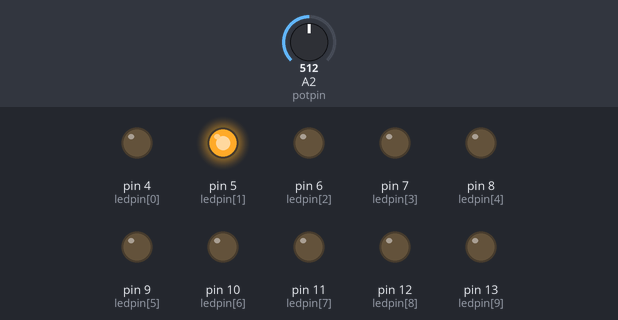
The sketch below on a simulated Arduino Uno, built with avr-gcc and run on an emulated ATmega328P. On the bench: output pins drawn as LEDs (lit = HIGH). Dashed ring = blinking. The inputs (shaded band) are chosen by the test bench; at power-on: A2 (potpin) = 512.

Above: at 1.2 s.
1.3 s: A2 (potpin) set to 122
At 1.36 s:
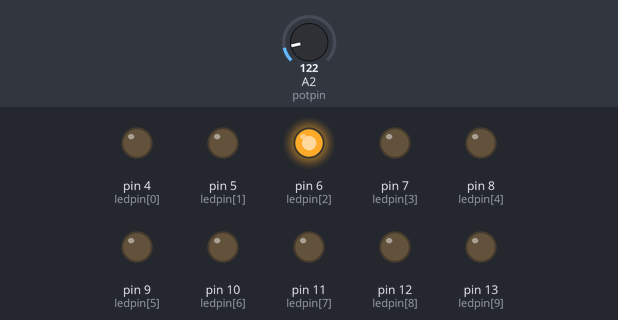
At 2.1 s:
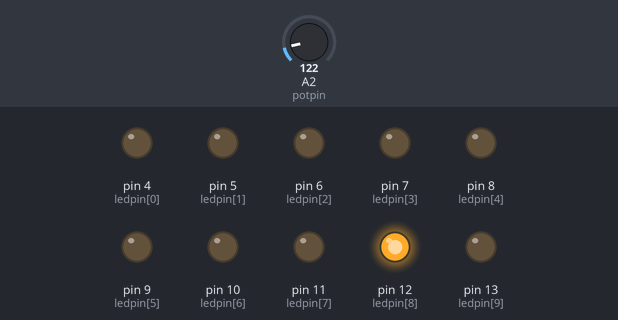
4.3 s: A2 (potpin) set to 0
7.3 s: A2 (potpin) set to 20
At 7.48 s:
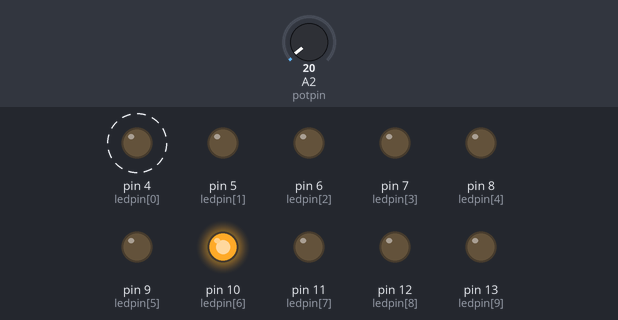
10.3 s: A2 (potpin) set to 716
At 10.3 s:
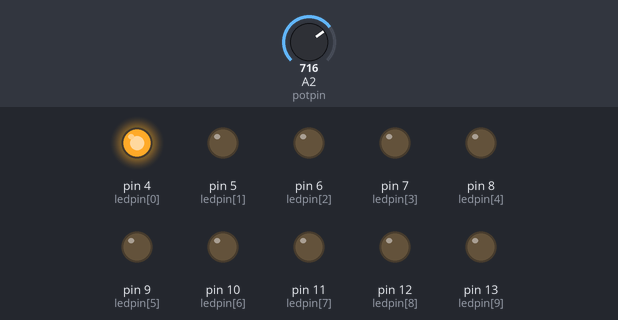
13.3 s: A2 (potpin) set to 776
16.3 s: A2 (potpin) set to 804
Timing chart, 0 to 19.5 s (numbered marks = the images above; inputs shaded):
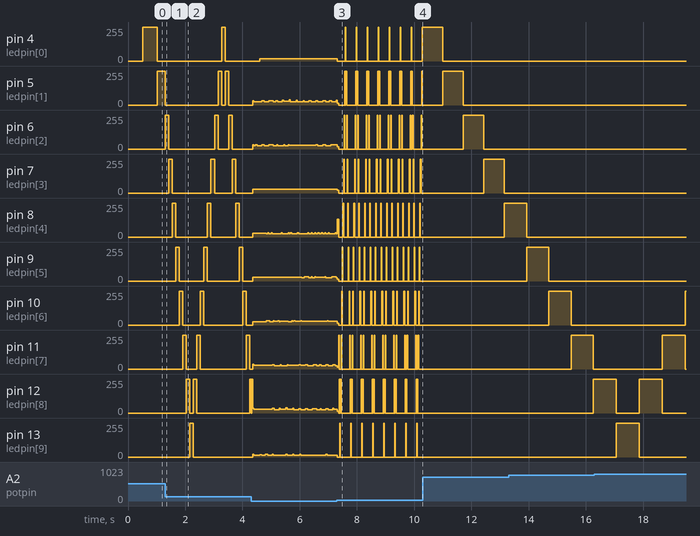

Measured:
- after the input at 1.3 s, pin 4 (ledpin[0]): 0/255 → 255/255 after 2.0 s, → 0/255 0.12 s later; pin 12 (ledpin[8]): goes 255/255 0.12 s, 0/255 0.12 s, 255/255 0.12 s, 0/255 1.8 s, then 255/255, starting after 0.74 s; pin 13 (ledpin[9]): 0/255 → 255/255 after 0.86 s, → 0/255 0.12 s later
- after the input at 7.3 s, pin 4 (ledpin[0]): alternates 255/255 for 0.02 s and 0/255 for 0.36 s, starting at once; pin 7 (ledpin[3]): 28/255 → 20/255 at once, then moves between 0/255 and 255/255, repeating every 0.77 s
- after the input at 10.3 s, pin 9 (ledpin[5]), pin 10 (ledpin[6]), pin 11 (ledpin[7]), pin 12 (ledpin[8]), pin 13 (ledpin[9]): stops changing and stays 0/255
- by itself, pin 9 (ledpin[5]): repeats every 0.36 s: 0/255 0.13 s, 255/255 0.02 s, 0/255 0.19 s, 255/255 0.02 s
- by itself, pin 10 (ledpin[6]): repeats every 0.38 s: 0/255 0.10 s, 255/255 0.02 s, 0/255 0.23 s, 255/255 0.02 s
- by itself, pin 11 (ledpin[7]): repeats every 0.38 s: 255/255 0.02 s, 0/255 0.06 s, 255/255 0.02 s, 0/255 0.28 s

The sketch:

LED_Chase_Effect_Pot.ino
```cpp
// Project 5 LED Chases Effect

byte ledpin[]={4,5,6,7,8,9,10,11,12,13}; //Create array for LED pins
int leddelay;
int direction=1; // Direction of LED's starting from the LEFT side
int currentled=0; // For LEFT half of LED's
unsigned long changetime;
int potpin=2;


void setup() {
  for (int x=0; x<10; x++){
    pinMode(ledpin[x],OUTPUT);
  }
  changetime=millis();
}

void loop() {
  leddelay=analogRead(potpin);
  if(millis()-changetime >leddelay){
    changeled();
    changetime=millis();
  }
}

void changeled(){
  for(int x=0; x<10; x++){    //Tunr off all the LED's
    digitalWrite(ledpin[x], LOW);
  }
  digitalWrite(ledpin[currentled], HIGH);   //Turn on the current LED
  currentled += direction;          // increment by the direction value

  //change direction if we reach the end
  if(currentled == 9){direction = -1;}
  if(currentled == 0) {direction =1;}
}
```
